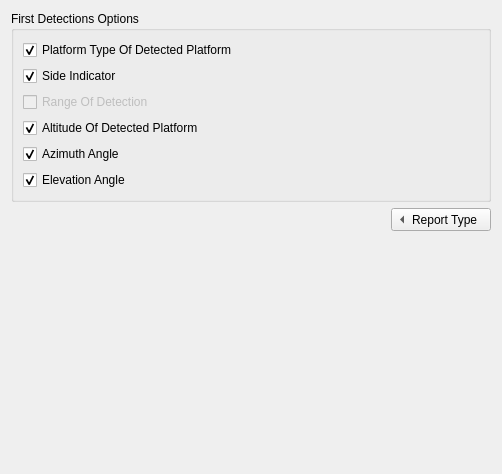
<?xml version="1.0" encoding="UTF-8"?>
<ui version="4.0">
 <class>OptionsFD</class>
 <widget class="QWidget" name="OptionsFD">
  <property name="geometry">
   <rect>
    <x>0</x>
    <y>0</y>
    <width>502</width>
    <height>474</height>
   </rect>
  </property>
  <property name="sizePolicy">
   <sizepolicy hsizetype="Expanding" vsizetype="Fixed">
    <horstretch>0</horstretch>
    <verstretch>0</verstretch>
   </sizepolicy>
  </property>
  <layout class="QVBoxLayout" name="verticalLayout" stretch="0,0,0">
   <item>
    <widget class="QGroupBox" name="groupBox_2">
     <property name="styleSheet">
      <string notr="true"/>
     </property>
     <property name="title">
      <string>First Detections Options</string>
     </property>
     <property name="flat">
      <bool>false</bool>
     </property>
     <layout class="QVBoxLayout" name="reportOptionsLayout">
      <item>
       <widget class="QCheckBox" name="mCheckBoxPTDP">
        <property name="text">
         <string>Platform Type Of Detected Platform</string>
        </property>
        <property name="checked">
         <bool>true</bool>
        </property>
       </widget>
      </item>
      <item>
       <widget class="QCheckBox" name="mCheckBoxSI">
        <property name="text">
         <string>Side Indicator</string>
        </property>
        <property name="checked">
         <bool>true</bool>
        </property>
       </widget>
      </item>
      <item>
       <widget class="QCheckBox" name="mCheckBoxRD">
        <property name="enabled">
         <bool>false</bool>
        </property>
        <property name="text">
         <string>Range Of Detection</string>
        </property>
        <property name="checked">
         <bool>false</bool>
        </property>
       </widget>
      </item>
      <item>
       <widget class="QCheckBox" name="mCheckBoxADP">
        <property name="text">
         <string>Altitude Of Detected Platform</string>
        </property>
        <property name="checked">
         <bool>true</bool>
        </property>
       </widget>
      </item>
      <item>
       <widget class="QCheckBox" name="mCheckBoxAA">
        <property name="text">
         <string>Azimuth Angle</string>
        </property>
        <property name="checked">
         <bool>true</bool>
        </property>
       </widget>
      </item>
      <item>
       <widget class="QCheckBox" name="mCheckBoxEA">
        <property name="text">
         <string>Elevation Angle</string>
        </property>
        <property name="checked">
         <bool>true</bool>
        </property>
       </widget>
      </item>
     </layout>
    </widget>
   </item>
   <item>
    <layout class="QHBoxLayout" name="horizontalLayout_2">
     <item>
      <spacer name="horizontalSpacer">
       <property name="orientation">
        <enum>Qt::Horizontal</enum>
       </property>
       <property name="sizeHint" stdset="0">
        <size>
         <width>40</width>
         <height>20</height>
        </size>
       </property>
      </spacer>
     </item>
     <item>
      <widget class="QToolButton" name="toolButton">
       <property name="sizePolicy">
        <sizepolicy hsizetype="Fixed" vsizetype="Fixed">
         <horstretch>0</horstretch>
         <verstretch>0</verstretch>
        </sizepolicy>
       </property>
       <property name="contextMenuPolicy">
        <enum>Qt::NoContextMenu</enum>
       </property>
       <property name="toolTip">
        <string/>
       </property>
       <property name="layoutDirection">
        <enum>Qt::LeftToRight</enum>
       </property>
       <property name="styleSheet">
        <string notr="true"/>
       </property>
       <property name="text">
        <string>Report Type</string>
       </property>
       <property name="toolButtonStyle">
        <enum>Qt::ToolButtonTextBesideIcon</enum>
       </property>
       <property name="autoRaise">
        <bool>false</bool>
       </property>
       <property name="arrowType">
        <enum>Qt::LeftArrow</enum>
       </property>
      </widget>
     </item>
    </layout>
   </item>
   <item>
    <spacer>
     <property name="orientation">
      <enum>Qt::Vertical</enum>
     </property>
     <property name="sizeHint" stdset="0">
      <size>
       <width>20</width>
       <height>40</height>
      </size>
     </property>
    </spacer>
   </item>
  </layout>
 </widget>
 <resources/>
 <connections/>
</ui>
